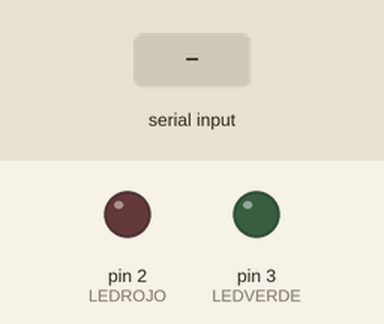
This sketch was run on a simulated Arduino Uno, built with avr-gcc and run on an emulated ATmega328P. Shown: output pins drawn as LEDs (lit = HIGH). The inputs (shaded band) are chosen by the test bench.

Above: at 1.2 s.
1.3 s: "1" received over the second serial link
At 2.4 s:
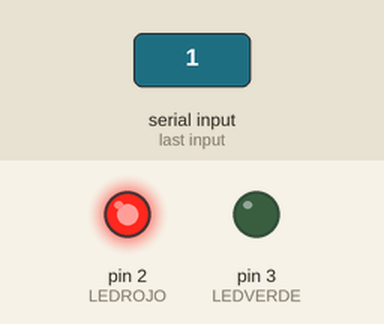
2.8 s: "3" received over the second serial link
At 3.6 s:
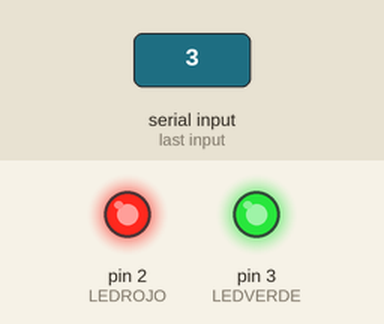
4.3 s: "2" received over the second serial link
At 4.6 s:
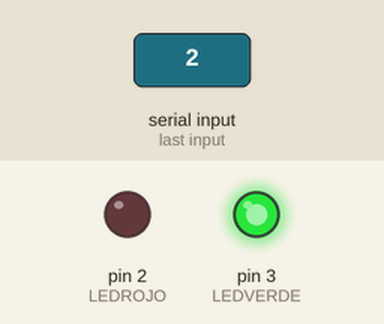
5.8 s: "4" received over the second serial link
At 7.0 s:
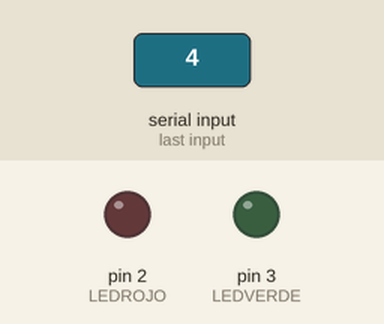
Timing chart, 0 to 8.3 s (numbered marks = the images above; inputs shaded):
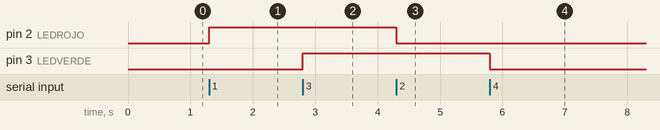

The sketch:

sketch_aug23a.ino
```cpp
#include <SoftwareSerial.h>

SoftwareSerial miBT(0, 1);  // Bluetooth device connected to pins 0 (RX) and 1 (TX)
char DATO = 0;
int LEDROJO = 2;
int LEDVERDE = 3;

void setup() {
  miBT.begin(9600);
  pinMode(LEDROJO, OUTPUT);
  pinMode(LEDVERDE, OUTPUT);
}

void loop() {
    DATO = miBT.read();

    if (DATO == '1') {
      digitalWrite(LEDROJO, HIGH);  // prende el led rojo
      miBT.println("Luz Roja encendida"); // mensaje de confirmacion al controlador serial: Luz encendida
    }

    if (DATO == '2') {
      digitalWrite(LEDROJO, LOW);   // apaga el led rojo
      miBT.println("Luz Roja Apagada"); // mensaje de confirmacion al controlador serial: Luz apagada
    }

    if (DATO == '3') {
      digitalWrite(LEDVERDE, HIGH); // prende el led verde
      miBT.println("Luz Verde Encendida"); // mensaje de confirmacion al controlador serial: Luz encendida
    }

    if (DATO == '4') {
      digitalWrite(LEDVERDE, LOW);  // apaga el led verde
      miBT.println("Luz Verde Apagada"); // mensaje de confirmacion al controlador serial: Luz apagada
    }
  }
```

Measured:
- after the input at 1.3 s, pin 2 (LEDROJO): LOW → HIGH at once
- after the input at 2.8 s, pin 3 (LEDVERDE): LOW → HIGH at once
- after the input at 4.3 s, pin 2 (LEDROJO): HIGH → LOW at once
- after the input at 5.8 s, pin 3 (LEDVERDE): HIGH → LOW at once
